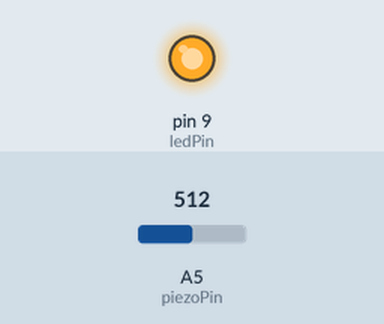
Recording of a sketch running on a simulated Arduino Uno, built with avr-gcc and run on an emulated ATmega328P. Shown: output pins drawn as LEDs (lit = HIGH). The test bench sets the inputs (shaded band); at power-on: A5 (piezoPin) = 512.

Above: at 0.1 s.
At 0.5 s:
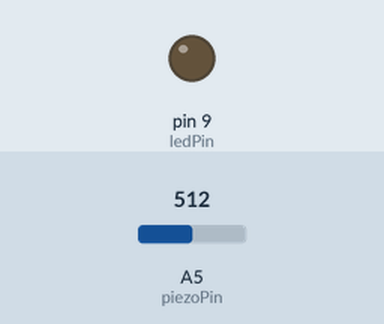
Timing chart, 0 to 2.0 s (numbered marks = the images above):
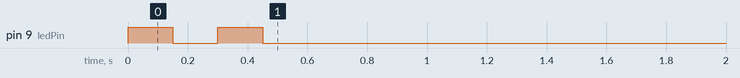

The sketch:

Projeto_13_Sensor_de_batida_piezo.ino
```cpp
// Projeto 13 - Sensor de batida piezo

int ledPin = 9; //LEd no pino digital 9
int piezoPin = 5; //Piezo no pino analógico 5
int threshold = 50; // O valor do sensor a ser atingido antes da ativação
int sensorValue = 0; // Uma variável para armazenar o valor lido do sensor
float ledValue = 0; // O brilho do LED

void setup()
{
  pinMode(ledPin, OUTPUT); //Define ledPin como OUTPUT
  // Pisca o LED duas vezes para indicar que o programa iniciou
  digitalWrite(ledPin, HIGH); delay (150); digitalWrite(ledPin, LOW); delay(150);
  digitalWrite(ledPin, HIGH); delay (150); digitalWrite(ledPin, LOW); delay(150);
}

void loop()
{
  sensorValue - analogRead(piezoPin); // Lê o valor do sensor
  if (sensorValue >= threshold) // Se uma batida for detectada, defina o brilho como máximo
  {
    ledValue = 255;
  }
  analogWrite(ledPin, int(ledValue)); // Escreve o valor do vrilho no LED
  ledValue = ledValue - 0,05; // Apaga o led lentamente
  if (ledValue <= 0)
  {
    ledValue = 0; // Certifica-se de que o valor não descerá abaixo de zero
  }
}
```
